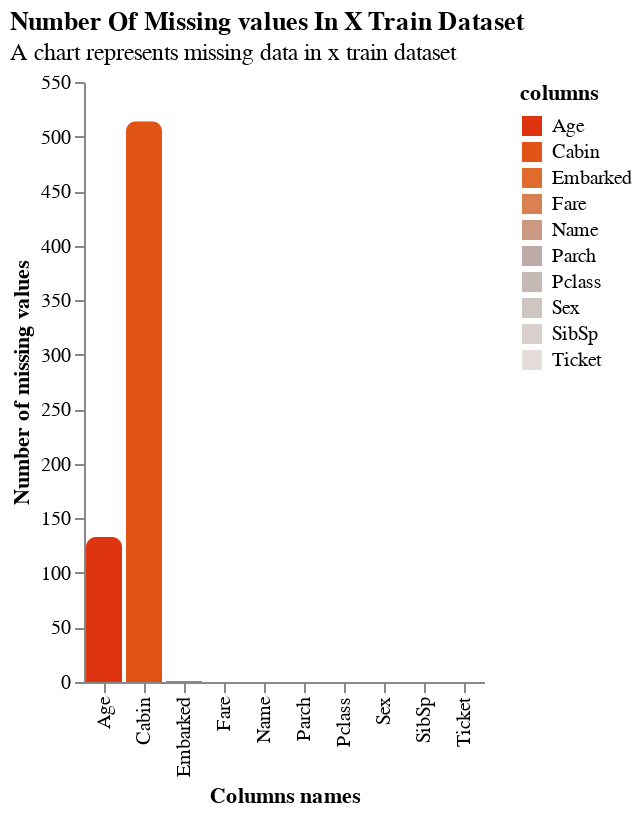

Here is the notebook cell this chart was saved with:
### Code cell
plot_nan(
    train_x,
    name='x train dataset',
    only_nan=False
)

### Figure 1 — Vega-Lite specification as saved in the notebook (floating-point values rounded to 4 significant figures)
{"$schema": "https://vega.github.io/schema/vega-lite/v5.20.1.json", "config": {"axis": {"grid": false}, "view": {"continuousHeight": 300, "continuousWidth": 300, "stroke": null}}, "data": {"name": "data-3f7feccf54df75aa9a52d8eff30a711b"}, "datasets": {"data-3f7feccf54df75aa9a52d8eff30a711b": [{"columns": "Pclass", "percent_nan": 0, "total_nan": 0}, {"columns": "Name", "percent_nan": 0, "total_nan": 0}, {"columns": "Sex", "percent_nan": 0, "total_nan": 0}, {"columns": "Age", "percent_nan": 20, "total_nan": 133}, {"columns": "SibSp", "percent_nan": 0, "total_nan": 0}, {"columns": "Parch", "percent_nan": 0, "total_nan": 0}, {"columns": "Ticket", "percent_nan": 0, "total_nan": 0}, {"columns": "Fare", "percent_nan": 0, "total_nan": 0}, {"columns": "Cabin", "percent_nan": 77, "total_nan": 514}, {"columns": "Embarked", "percent_nan": 0, "total_nan": 1}]}, "encoding": {"color": {"field": "columns", "legend": {"orient": "right"}, "scale": {"reverse": true, "scheme": "lightgreyred"}, "type": "nominal"}, "text": {"field": "columns", "type": "nominal"}, "tooltip": [{"field": "columns", "type": "nominal"}, {"field": "total_nan", "type": "quantitative"}, {"field": "percent_nan", "type": "quantitative"}], "x": {"field": "columns", "title": "Columns names", "type": "nominal"}, "y": {"field": "total_nan", "title": "Number of missing values", "type": "quantitative"}}, "mark": {"cornerRadiusTopLeft": 5, "cornerRadiusTopRight": 5, "type": "bar"}, "title": {"anchor": "start", "subtitle": "A chart represents missing data in x train dataset", "text": "Number Of Missing values In X Train Dataset"}}
